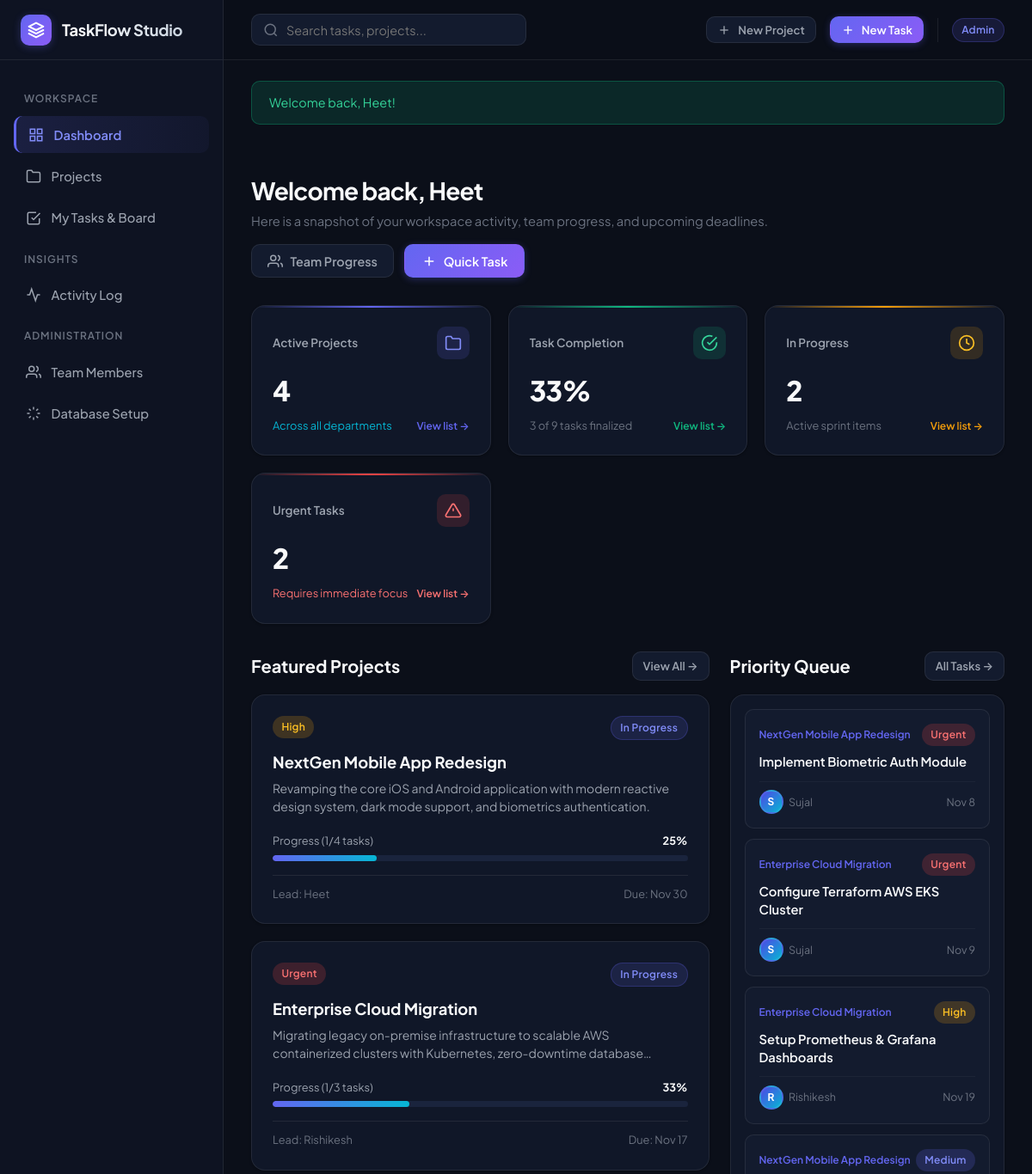
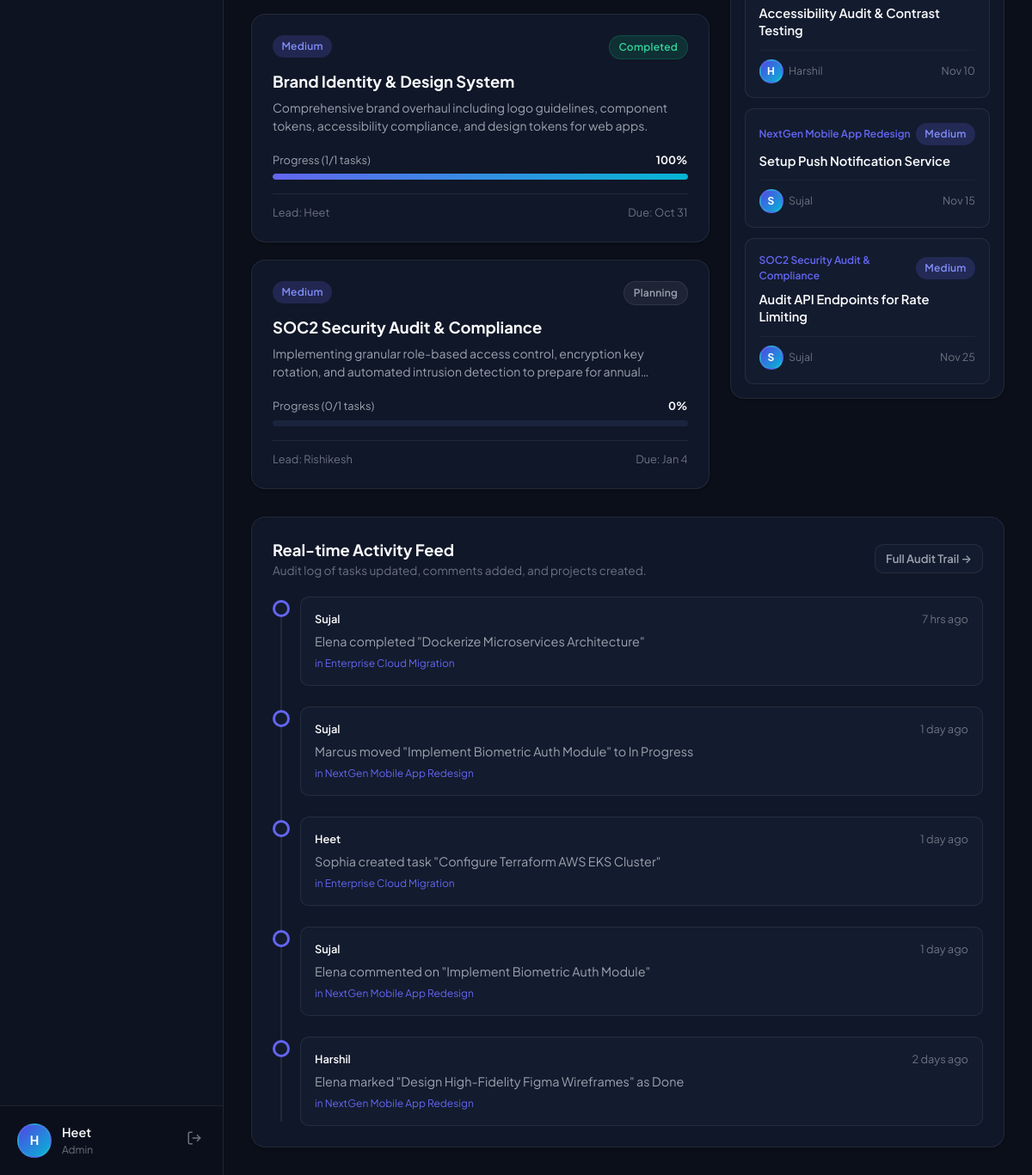
/index.php (signed in), run on the app's committed database (2 pictures, top to bottom).
### tables this page shows
CREATE TABLE `users` (
  `id` INT AUTO_INCREMENT PRIMARY KEY,
  `name` VARCHAR(100) NOT NULL,
  `email` VARCHAR(150) NOT NULL UNIQUE,
  `password` VARCHAR(255) NOT NULL,
  `role` ENUM('admin', 'manager', 'member') NOT NULL DEFAULT 'member',
  `title` VARCHAR(100) DEFAULT 'Team Member',
  `avatar` VARCHAR(255) DEFAULT NULL,
  `created_at` DATETIME NOT NULL DEFAULT CURRENT_TIMESTAMP
);

CREATE TABLE `projects` (
  `id` INT AUTO_INCREMENT PRIMARY KEY,
  `title` VARCHAR(150) NOT NULL,
  `description` TEXT DEFAULT NULL,
  `status` ENUM('planning', 'in_progress', 'completed', 'on_hold') NOT NULL DEFAULT 'in_progress',
  `priority` ENUM('low', 'medium', 'high', 'urgent') NOT NULL DEFAULT 'medium',
  `color` VARCHAR(20) DEFAULT '#6366f1',
  `start_date` DATE DEFAULT NULL,
  `due_date` DATE DEFAULT NULL,
  `budget` DECIMAL(10,2) DEFAULT 0.00,
  `created_by` INT NOT NULL,
  `created_at` DATETIME NOT NULL DEFAULT CURRENT_TIMESTAMP,
  `updated_at` DATETIME NOT NULL DEFAULT CURRENT_TIMESTAMP ON UPDATE CURRENT_TIMESTAMP,
  CONSTRAINT `fk_projects_created_by` FOREIGN KEY (`created_by`) REFERENCES `users` (`id`) ON DELETE CASCADE
);

CREATE TABLE `tasks` (
  `id` INT AUTO_INCREMENT PRIMARY KEY,
  `project_id` INT NOT NULL,
  `assigned_to` INT DEFAULT NULL,
  `title` VARCHAR(200) NOT NULL,
  `description` TEXT DEFAULT NULL,
  `status` ENUM('todo', 'in_progress', 'review', 'done') NOT NULL DEFAULT 'todo',
  `priority` ENUM('low', 'medium', 'high', 'urgent') NOT NULL DEFAULT 'medium',
  `due_date` DATE DEFAULT NULL,
  `estimated_hours` DECIMAL(5,1) DEFAULT 0.0,
  `created_by` INT NOT NULL,
  `created_at` DATETIME NOT NULL DEFAULT CURRENT_TIMESTAMP,
  `updated_at` DATETIME NOT NULL DEFAULT CURRENT_TIMESTAMP ON UPDATE CURRENT_TIMESTAMP,
  CONSTRAINT `fk_tasks_project` FOREIGN KEY (`project_id`) REFERENCES `projects` (`id`) ON DELETE CASCADE,
  CONSTRAINT `fk_tasks_assigned` FOREIGN KEY (`assigned_to`) REFERENCES `users` (`id`) ON DELETE SET NULL,
  CONSTRAINT `fk_tasks_creator` FOREIGN KEY (`created_by`) REFERENCES `users` (`id`) ON DELETE CASCADE
);

CREATE TABLE `activity_logs` (
  `id` INT AUTO_INCREMENT PRIMARY KEY,
  `project_id` INT DEFAULT NULL,
  `task_id` INT DEFAULT NULL,
  `user_id` INT NOT NULL,
  `action` VARCHAR(100) NOT NULL,
  `details` TEXT DEFAULT NULL,
  `created_at` DATETIME NOT NULL DEFAULT CURRENT_TIMESTAMP,
  CONSTRAINT `fk_activity_project` FOREIGN KEY (`project_id`) REFERENCES `projects` (`id`) ON DELETE CASCADE,
  CONSTRAINT `fk_activity_task` FOREIGN KEY (`task_id`) REFERENCES `tasks` (`id`) ON DELETE CASCADE,
  CONSTRAINT `fk_activity_user` FOREIGN KEY (`user_id`) REFERENCES `users` (`id`) ON DELETE CASCADE
);

### index.php (the view, shortened to what the rows shown need)
<?php
require_once __DIR__ . '/includes/header.php';
try {
    $pdo = getDBConnection(true);
    $isMember = ($currentUser['role'] === 'member');
    $userId = $currentUser['id'];
    if ($isMember) {
        $stmtP = $pdo->prepare("SELECT COUNT(DISTINCT project_id) FROM project_members WHERE user_id = ?");
        $stmtP->execute([$userId]);
        $totalProjects = $stmtP->fetchColumn();
        $stmtT = $pdo->prepare("SELECT COUNT(*) FROM tasks WHERE assigned_to = ?");
        $stmtT->execute([$userId]);
        $totalTasks = $stmtT->fetchColumn();
        $stmtD = $pdo->prepare("SELECT COUNT(*) FROM tasks WHERE assigned_to = ? AND status = 'done'");
        $stmtD->execute([$userId]);
        $completedTasks = $stmtD->fetchColumn();
        $stmtIP = $pdo->prepare("SELECT COUNT(*) FROM tasks WHERE assigned_to = ? AND status = 'in_progress'");
        $stmtIP->execute([$userId]);
        $inProgressTasks = $stmtIP->fetchColumn();
        $stmtU = $pdo->prepare("SELECT COUNT(*) FROM tasks WHERE assigned_to = ? AND priority = 'urgent' AND status != 'done'");
        $stmtU->execute([$userId]);
        $urgentTasks = $stmtU->fetchColumn();
        $completionRate = $totalTasks > 0 ? round(($completedTasks / $totalTasks) * 100) : 0;
        $projectsStmt = $pdo->prepare("
            SELECT p.*, u.name AS creator_name,
                (SELECT COUNT(*) FROM tasks WHERE project_id = p.id AND assigned_to = ?) AS task_count,
                (SELECT COUNT(*) FROM tasks WHERE project_id = p.id AND assigned_to = ? AND status = 'done') AS done_count
            FROM projects p
            JOIN project_members pm ON p.id = pm.project_id
            LEFT JOIN users u ON p.created_by = u.id
            WHERE pm.user_id = ?
            ORDER BY p.updated_at DESC
            LIMIT 4
        ");
        $projectsStmt->execute([$userId, $userId, $userId]);
        $recentProjects = $projectsStmt->fetchAll();
        $urgentTasksStmt = $pdo->prepare("
            SELECT t.*, p.title AS project_title, u.name AS assigned_name
            FROM tasks t
            JOIN projects p ON t.project_id = p.id
            LEFT JOIN users u ON t.assigned_to = u.id
            WHERE t.status != 'done' AND t.assigned_to = ?
            ORDER BY
                CASE WHEN t.priority = 'urgent' THEN 1 WHEN t.priority = 'high' THEN 2 ELSE 3 END,
                t.due_date ASC
            LIMIT 6
        ");
        $urgentTasksStmt->execute([$userId]);
        $priorityTasks = $urgentTasksStmt->fetchAll();
        $activityStmt = $pdo->prepare("
            SELECT a.*, u.name AS user_name, p.title AS project_title
            FROM activity_logs a
            JOIN users u ON a.user_id = u.id
            LEFT JOIN projects p ON a.project_id = p.id
            WHERE a.user_id = ? OR a.project_id IN (SELECT project_id FROM project_members WHERE user_id = ?)
            ORDER BY a.created_at DESC
            LIMIT 6
        ");
        $activityStmt->execute([$userId, $userId]);
        $recentActivities = $activityStmt->fetchAll();
    } else {
        $projectsStmt = $pdo->query("
            SELECT p.*, u.name AS creator_name,
                (SELECT COUNT(*) FROM tasks WHERE project_id = p.id) AS task_count,
                (SELECT COUNT(*) FROM tasks WHERE project_id = p.id AND status = 'done') AS done_count
            FROM projects p
            LEFT JOIN users u ON p.created_by = u.id
            ORDER BY p.updated_at DESC
            LIMIT 4
        ");
        $recentProjects = $projectsStmt->fetchAll();
        $urgentTasksStmt = $pdo->query("
            SELECT t.*, p.title AS project_title, u.name AS assigned_name
            FROM tasks t
            JOIN projects p ON t.project_id = p.id
            LEFT JOIN users u ON t.assigned_to = u.id
            WHERE t.status != 'done'
            ORDER BY
                CASE WHEN t.priority = 'urgent' THEN 1 WHEN t.priority = 'high' THEN 2 ELSE 3 END,
                t.due_date ASC
            LIMIT 6
        ");
        $priorityTasks = $urgentTasksStmt->fetchAll();
        $activityStmt = $pdo->query("
            SELECT a.*, u.name AS user_name, p.title AS project_title
            FROM activity_logs a
            JOIN users u ON a.user_id = u.id
            LEFT JOIN projects p ON a.project_id = p.id
            ORDER BY a.created_at DESC
            LIMIT 6
        ");
        $recentActivities = $activityStmt->fetchAll();
    }
    $teamProgressStmt = $pdo->query("
        SELECT u.id, u.name, u.role, u.title,
            (SELECT COUNT(*) FROM tasks WHERE assigned_to = u.id) AS total_tasks,
            (SELECT COUNT(*) FROM tasks WHERE assigned_to = u.id AND status = 'done') AS completed_tasks,
            (SELECT COUNT(*) FROM tasks WHERE assigned_to = u.id AND status = 'in_progress') AS in_progress_tasks
        FROM users u
        ORDER BY
            CASE WHEN u.role = 'admin' THEN 1 WHEN u.role = 'manager' THEN 2 ELSE 3 END,
            u.name ASC
    ");
    $teamProgressList = $teamProgressStmt->fetchAll();
} catch (Exception $e) {
    echo "<div class='alert alert-error' style='margin: 2rem;'>Error loading dashboard: " . htmlspecialchars($e->getMessage()) . "</div>";
    include __DIR__ . '/includes/footer.php';
    exit;
}
?>
<div class="page-content">
    <div class="page-header">
        <div>
            <h1 class="page-title">Welcome back, <?= htmlspecialchars($currentUser['name']) ?></h1>
            <p class="page-subtitle">Here is a snapshot of your workspace activity, team progress, and upcoming deadlines.</p>
        </div>
    </div>
    <div style="display: grid; grid-template-columns: 2fr 1.2fr; gap: 1.5rem; margin-bottom: 2rem;">
        <div>
            <div style="display: flex; justify-content: space-between; align-items: center; margin-bottom: 1rem;">
                <h2 style="font-size: 1.25rem; font-weight: 700; color: var(--text-main);">Featured Projects</h2>
            </div>
            <div style="display: grid; grid-template-columns: repeat(auto-fit, minmax(280px, 1fr)); gap: 1.25rem;">
                <?php foreach ($recentProjects as $proj):
                    $prog = $proj['task_count'] > 0 ? round(($proj['done_count'] / $proj['task_count']) * 100) : 0;
                ?>
                    <div class="card project-card" onclick="window.location.href='project-detail.php?id=<?= $proj['id'] ?>'">
                        <div>
                            <div class="project-card-header">
                                <span class="badge priority-<?= $proj['priority'] ?>"><?= ucfirst($proj['priority']) ?></span>
                                <span class="badge badge-<?= $proj['status'] === 'completed' ? 'success' : ($proj['status'] === 'in_progress' ? 'primary' : 'gray') ?>">
                                    <?= ucwords(str_replace('_', ' ', $proj['status'])) ?>
                                </span>
                            </div>
                            <h3 class="project-card-title"><?= htmlspecialchars($proj['title']) ?></h3>
                            <p class="project-card-desc"><?= htmlspecialchars($proj['description'] ?: 'No description provided.') ?></p>
                        </div>
                        <div>
                            <div style="display: flex; justify-content: space-between; font-size: 0.8rem; margin-bottom: 0.4rem; color: var(--text-secondary);">
                                <span>Progress (<?= $proj['done_count'] ?>/<?= $proj['task_count'] ?> tasks)</span>
                                <span style="font-weight: 700; color: var(--text-main);"><?= $prog ?>%</span>
                            </div>
                            <div class="progress-bar-container">
                                <div class="progress-bar-fill" style="width: <?= $prog ?>%;"></div>
                            </div>
                            <div class="project-meta-row">
                                <span>Lead: <?= htmlspecialchars($proj['creator_name']) ?></span>
                                <span>Due: <?= $proj['due_date'] ? date('M j', strtotime($proj['due_date'])) : 'Open' ?></span>
                            </div>
                        </div>
                    </div>
                <?php endforeach; ?>
            </div>
        </div>
        <div>
            <div style="display: flex; justify-content: space-between; align-items: center; margin-bottom: 1rem;">
                <h2 style="font-size: 1.25rem; font-weight: 700; color: var(--text-main);">Priority Queue</h2>
            </div>
            <div class="card" style="padding: 1rem;">
                <div style="display: flex; flex-direction: column; gap: 0.75rem;">
                    <?php if (empty($priorityTasks)): ?>
                        <p style="color: var(--text-muted); font-size: 0.9rem; padding: 1rem; text-align: center;">All clear! No urgent pending tasks.</p>
                    <?php else: ?>
                        <?php foreach ($priorityTasks as $t): ?>
                            <div class="task-card" onclick="viewTaskDetails(<?= $t['id'] ?>)" style="margin: 0;">
                                <div class="task-card-header">
                                    <span style="font-size: 0.75rem; color: var(--primary); font-weight: 600;"><?= htmlspecialchars($t['project_title']) ?></span>
                                    <span class="badge priority-<?= $t['priority'] ?>"><?= ucfirst($t['priority']) ?></span>
                                </div>
                                <div class="task-card-title"><?= htmlspecialchars($t['title']) ?></div>
                                <div class="task-card-footer">
                                    <div style="display: flex; align-items: center; gap: 0.4rem;">
                                        <div class="avatar avatar-sm"><?= getInitials($t['assigned_name'] ?: 'U') ?></div>
                                        <span><?= htmlspecialchars($t['assigned_name'] ?: 'Unassigned') ?></span>
                                    </div>
                                    <span style="color: <?= (strtotime($t['due_date']) < time()) ? '#f87171' : 'var(--text-muted)' ?>;">
                                        <?= $t['due_date'] ? date('M j', strtotime($t['due_date'])) : 'No date' ?>
                                    </span>
                                </div>
                            </div>
                        <?php endforeach; ?>
                    <?php endif; ?>
                </div>
            </div>
        </div>
    </div>
    <div class="card">
        <div style="display: flex; justify-content: space-between; align-items: center; margin-bottom: 1.25rem;">
            <div>
                <h2 style="font-size: 1.15rem; font-weight: 700; color: var(--text-main);">Real-time Activity Feed</h2>
            </div>
        </div>
        <div class="activity-timeline">
            <?php foreach ($recentActivities as $act): ?>
                <div class="timeline-item">
                    <div class="timeline-dot"></div>
                    <div class="timeline-content">
                        <div class="timeline-meta">
                            <span style="font-weight: 600; color: var(--text-main);"><?= htmlspecialchars($act['user_name']) ?></span>
                            <span><?= timeAgo($act['created_at']) ?></span>
                        </div>
                        <div style="font-size: 0.9rem; color: var(--text-secondary);">
                            <?= htmlspecialchars($act['details']) ?>
                        </div>
                        <?php if ($act['project_title']): ?>
                            <div style="margin-top: 0.35rem; font-size: 0.75rem; color: var(--primary);">
                                in <?= htmlspecialchars($act['project_title']) ?>
                            </div>
                        <?php endif; ?>
                    </div>
                </div>
            <?php endforeach; ?>
        </div>
    </div>
</div>
<?php include __DIR__ . '/includes/footer.php'; ?>

### data on the page
users: name "Heet"
projects: priority "High", status "In Progress", title "NextGen Mobile App Redesign", description "Revamping the core iOS and Android application with modern reactive design system, dark mode support, and biometrics authentication.", done_count "1", task_count "4", prog "25", created_by.name "Heet", due_date "Nov 30"
projects: priority "Urgent", status "In Progress", title "Enterprise Cloud Migration", description "Migrating legacy on-premise infrastructure to scalable AWS containerized clusters with Kubernetes, zero-downtime…", done_count "1", task_count "3", prog "33", created_by.name "Rishikesh", due_date "Nov 17"
projects: priority "Medium", status "Completed", title "Brand Identity & Design System", description "Comprehensive brand overhaul including logo guidelines, component tokens, accessibility compliance, and design tokens for web apps.", done_count "1", task_count "1", prog "100", created_by.name "Heet", due_date "Oct 31"
projects: priority "Medium", status "Planning", title "SOC2 Security Audit & Compliance", description "Implementing granular role-based access control, encryption key rotation, and automated intrusion detection to prepare for…", done_count "0", task_count "1", prog "0", created_by.name "Rishikesh", due_date "Jan 4"
tasks: project.title "NextGen Mobile App Redesign", priority "Urgent", title "Implement Biometric Auth Module", assigned_to.name "S", assigned_to.name "Sujal", due_date "Nov 8"
tasks: project.title "Enterprise Cloud Migration", priority "Urgent", title "Configure Terraform AWS EKS Cluster", assigned_to.name "S", assigned_to.name "Sujal", due_date "Nov 9"
tasks: project.title "Enterprise Cloud Migration", priority "High", title "Setup Prometheus & Grafana Dashboards", assigned_to.name "R", assigned_to.name "Rishikesh", due_date "Nov 19"
tasks: project.title "NextGen Mobile App Redesign", priority "Medium", title "Accessibility Audit & Contrast Testing", assigned_to.name "H", assigned_to.name "Harshil", due_date "Nov 10"
tasks: project.title "NextGen Mobile App Redesign", priority "Medium", title "Setup Push Notification Service", assigned_to.name "S", assigned_to.name "Sujal", due_date "Nov 15"
tasks: project.title "SOC2 Security Audit & Compliance", priority "Medium", title "Audit API Endpoints for Rate Limiting", assigned_to.name "S", assigned_to.name "Sujal", due_date "Nov 25"
activity_logs: user.name "Sujal", created_at "7 hrs ago", details "Elena completed \"Dockerize Microservices Architecture\"", project.title "Enterprise Cloud Migration"
activity_logs: user.name "Sujal", created_at "1 day ago", details "Marcus moved \"Implement Biometric Auth Module\" to In Progress", project.title "NextGen Mobile App Redesign"
activity_logs: user.name "Heet", created_at "1 day ago", details "Sophia created task \"Configure Terraform AWS EKS Cluster\"", project.title "Enterprise Cloud Migration"
activity_logs: user.name "Sujal", created_at "1 day ago", details "Elena commented on \"Implement Biometric Auth Module\"", project.title "NextGen Mobile App Redesign"
activity_logs: user.name "Harshil", created_at "2 days ago", details "Elena marked \"Design High-Fidelity Figma Wireframes\" as Done", project.title "NextGen Mobile App Redesign"

### other printed values
getInitials($currentUser['name'] ?? 'User') "H"
$currentUser['name'] "Heet"
$currentUser['role'] "Admin"
$flash['message'] "Welcome back, Heet!"
$totalProjects "4"
$completionRate "33"
$completedTasks "3"
$totalTasks "9"
$inProgressTasks "2"
$urgentTasks "2"
